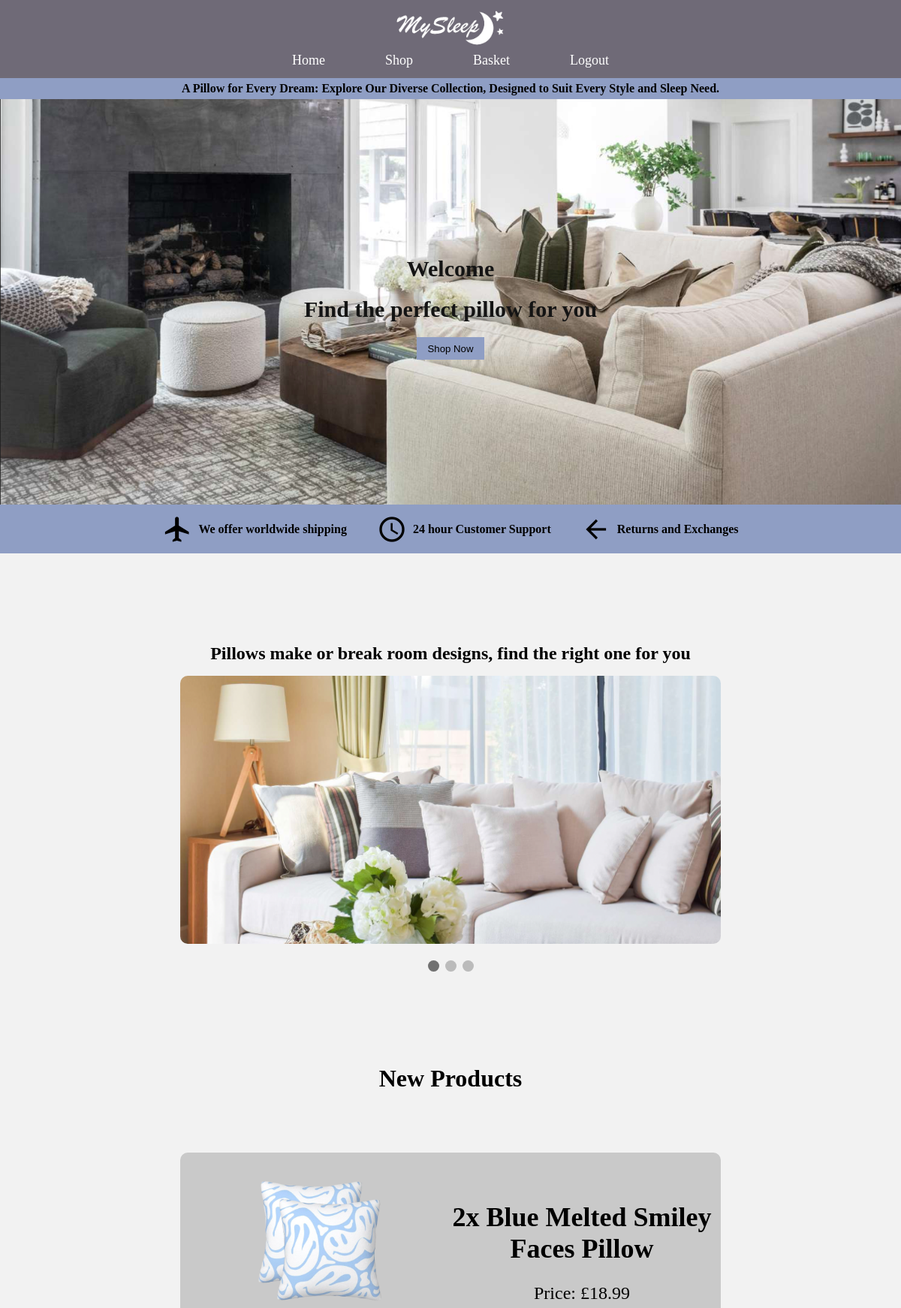
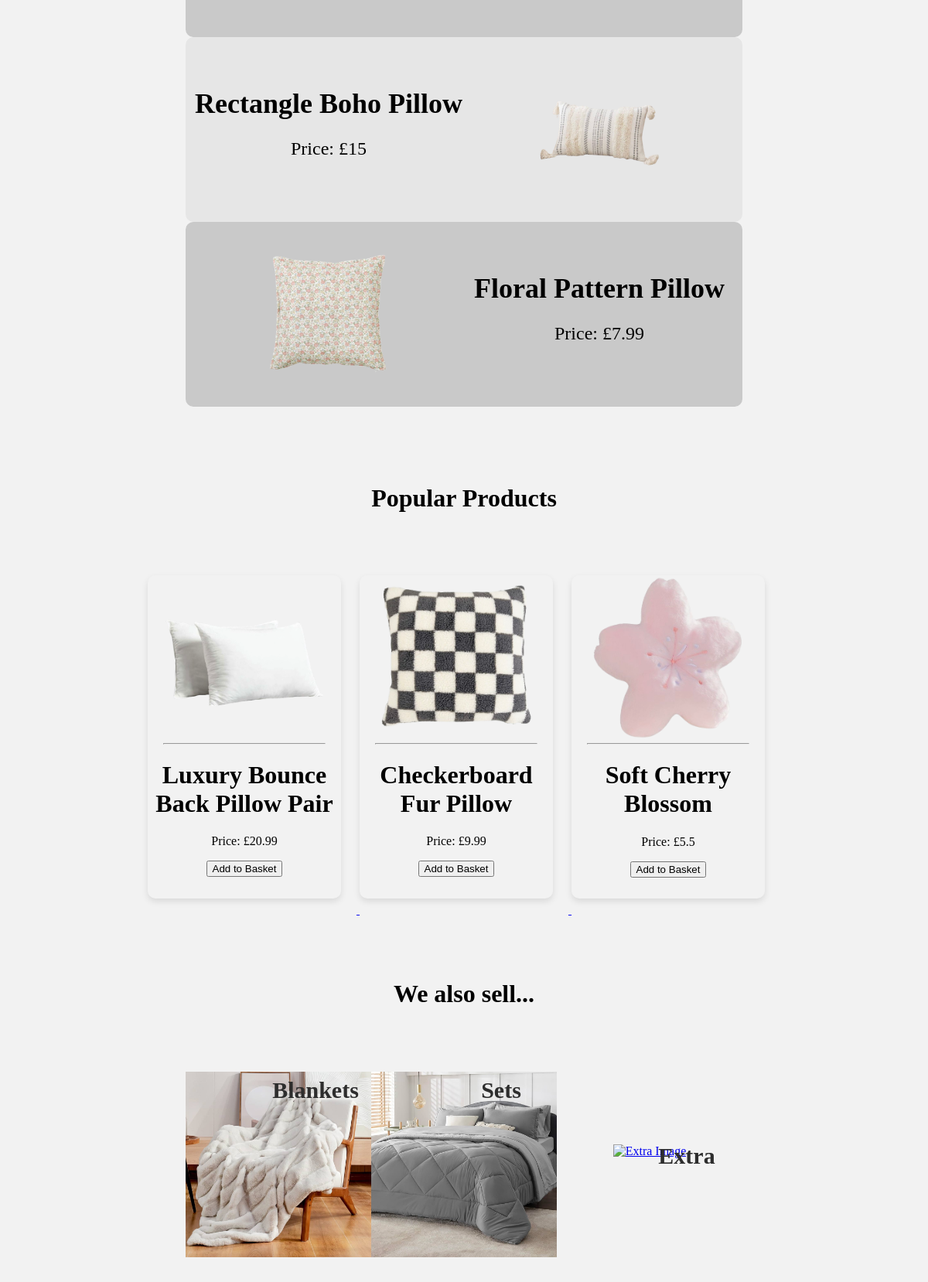
The page /home (upper part) on the database its author committed (2 pictures, top to bottom).
### website.py (models this page shows, shortened)
class Item(db.Model): #shows logical structure of database
    id = db.Column(db.Integer(), primary_key = True) #primary key - uniquely identifies each item in database table
    name = db.Column(db.String(length = 30), nullable = False, unique = True) #nullable - dont want it to be null/empty
    price = db.Column(db.Integer(), nullable = False)
    env_impact = db.Column(db.String(), nullable = False)
    description = db.Column(db.String(length = 1000), nullable = False, unique = True)
    image = db.Column(db.String(length = 1000), nullable = False)
    quantity = db.Column(db.Integer(), nullable = False)

### website.py (the view)
@app.route('/home', methods = ['GET', 'POST']) # get data | send data to server
def Home():
    user = db.session.query(User).filter_by(user_id = current_user.get_id()).first()
    form = AddBasket()
    new_arrivals = Item.query.filter(Item.id.in_([7, 8, 9])).all()  # Specific IDs for the homepage sections
    popular = Item.query.filter(Item.id.in_([10, 11, 12])).all()  # Specific IDs for the homepage sections
    if form.validate_on_submit():
        item_id = request.form.get('item_id')
        if item_id:
            return add_to_basket(item_id)  # Call the function to add to the basket
    return render_template('Home.html', new_arrivals = new_arrivals, popular = popular, form = form, user = user) # look for templates in the templates folder.

### website.py
class AddBasket(FlaskForm):
    submit = SubmitField('Add to Basket')

### templates/Home.html (shortened to what this page needs)
{% extends "bootstrap/base.html" %}
{% import "bootstrap/wtf.html" as wtf %}
    {% block head %}
    <head>
        <link rel="stylesheet" type="text/css" href="{{ url_for('static',filename='styles.css') }}">
    </head>
    {% endblock %}
    {% block content %}
    <body>
        <nav id="nav">
            <ul>
                <li><a class="navbar-brand" href="{{ url_for('Home') }}"><img id="logo" src="{{ url_for('static', filename='images/Logo.png') }}" alt="Logo"></a></li>
                <div class="nav-container">
                    <li class="nav-list"><a href="{{ url_for('Home') }}">Home</a></li>
                    <li class="nav-list"><a href="{{ url_for('All') }}">Shop</a></li>
                    <li class="nav-list"><a href="{{ url_for('cart') }}">Basket</a></li>
                    <li class="nav-list"><a href="{{ url_for('logout') }}">Logout</a></li>
                </div>
            </ul>
        </nav>
        <div class="title-head">
            <h4>A Pillow for Every Dream: Explore Our Diverse Collection, Designed to Suit Every Style and Sleep Need.</h4>
        </div>
        <div class="title-image">
            <img src="{{ url_for('static', filename='images/TitleImage.png') }}" alt="Title Image">
            <div class="title-img-text">
                <h1>Welcome {{user.username}}</h1>
                <h1>Find the perfect pillow for you</h1>
                <a href="{{ url_for('All') }}"><button class="title-img-button">Shop Now</button></a>
            </div>
        </div>
        <div class="title-foot">
            <div class="title-foot-container">
                <div class="title-foot-section">
                    <i class="material-icons">flight</i>
                    <h4>We offer worldwide shipping</h4>
                </div>
                <div class="title-foot-section">
                    <i class="material-icons">schedule</i>
                    <h4>24 hour Customer Support</h4>
                </div>
                <div class="title-foot-section">
                    <i class="material-icons">arrow_back</i>
                    <h4>Returns and Exchanges</h4>
                </div>
            </div>
        </div>
        <div class="slideshow">
            <div class="slideshow-container">
                <h1>Pillows make or break room designs, find the right one for you</h1>
                <div class="mySlides fade">
                    <img src="{{ url_for('static', filename='images/slider1.png') }}" alt="Slider Image 1">
                </div>
            </div>
            <br>
            <div class="slideshow-dots">
                <span class="dot"></span>
                <span class="dot"></span>
                <span class="dot"></span>
            </div>
        </div>
        <div class="new-products">
            <h1>New Products</h1>
            <div class="new-products-container">
                {% set item = new_arrivals[0] %}
                <div class="new-products-section">
                    <div>
                        <a href="{{ url_for('Product', item_id=item.id) }}" class="new-product-img">
                            <img src="{{ url_for('static', filename=item.image) }}" alt="{{ item.name }} Image">
                        </a>
                    </div>
                    <div>
                        <h1>{{ item.name }}</h1>
                        <p>Price: £{{ item.price }}</p>
                    </div>
                </div>
                {% set item = new_arrivals[1] %}
                <div class="new-products-section2">
                    <div>
                        <h1>{{ item.name }}</h1>
                        <p>Price: £{{ item.price }}</p>
                    </div>
                    <div>
                        <a href="{{ url_for('Product', item_id=item.id) }}" class="new-product-img">
                            <img src="{{ url_for('static', filename=item.image) }}" alt="{{ item.name }} Image">
                        </a>
                    </div>
                </div>
                {% set item = new_arrivals[2] %}
                <div class="new-products-section">
                    <div>
                        <a href="{{ url_for('Product', item_id=item.id) }}" class="new-product-img">
                            <img src="{{ url_for('static', filename=item.image) }}" alt="{{ item.name }} Image">
                        </a>
                    </div>
                    <div>
                        <h1>{{ item.name }}</h1>
                        <p>Price: £{{ item.price }}</p>
                    </div>
                </div>
            </div>
        </div>
        <div class="popular-products">
            <h1>Popular Products</h1>
            <div class="popular-products-container">
                {% set item = popular[0] %}
                <a href="{{ url_for('Product', item_id=item.id) }}">
                    <div class="popular-products-section">
                        <img src="{{ url_for('static', filename=item.image) }}" alt="{{ item.name }} Image">
                        <hr>
                        <h1>{{ item.name }}</h1>
                        <p>Price: £{{ item.price }}</p>
                        <td>
                            <form action="{{ url_for('add_to_basket', item_id=item.id) }}" method="POST">
                                {{ form.submit() }}
                            </form>
                        </td>
                    </div>
                </a>
                {% set item = popular[1] %}
                <a href="{{ url_for('Product', item_id=item.id) }}">
                    <div class="popular-products-section">
                        <img src="{{ url_for('static', filename=item.image) }}" alt="{{ item.name }} Image">
                        <hr>
                        <h1>{{ item.name }}</h1>
                        <p>Price: £{{ item.price }}</p>
                        <td>
                            <form action="{{ url_for('add_to_basket', item_id=item.id) }}" method="POST">
                                {{ form.submit() }}
                            </form>
                        </td>
                    </div>
                </a>
                {% set item = popular[2] %}
                <a href="{{ url_for('Product', item_id=item.id) }}">
                    <div class="popular-products-section">
                        <img src="{{ url_for('static', filename=item.image) }}" alt="{{ item.name }} Image">
                        <hr>
                        <h1>{{ item.name }}</h1>
                        <p>Price: £{{ item.price }}</p>
                        <td>
                            <form action="{{ url_for('add_to_basket', item_id=item.id) }}" method="POST">
                                {{ form.submit() }}
                            </form>
                        </td>
                    </div>
                </a>
            </div>
        </div>
        <div class="Alsosell">
            <h1>We also sell...</h1>
            <div class="Alsosell-container">
                <div class="Alsosell-section">
                    <a href="{{ url_for('All', category='Also') }}">
                        <img src="{{ url_for('static', filename='images/More-Blanket1.png') }}" alt="Blanket Image">
                        <div class="Alsosell-text">
                            <h2>Blankets</h2>
                        </div>
                    </a>
                </div>
                <div class="Alsosell-section2">
                    <a href="{{ url_for('All', category='Also') }}">
                        <img src="{{ url_for('static', filename='images/More-Set1.png') }}" alt="Set Image">
                        <div class="Alsosell-text">
                            <h2>Sets</h2>
                        </div>
                    </a>
                </div>
                <div class="Alsosell-section">
                    <a href="{{ url_for('All', category='Also') }}">
                        <img src="{{ url_for('static', filename='images/More-Extra1.png') }}" alt="Extra Image">
                        <div class="Alsosell-text">
                            <h2>Extra</h2>
                        </div>
                    </a>
                </div>
            </div>
        </div>
    </body>
    {% endblock %}

### static/styles.css (style rules this page uses)
body { background-color: rgb(242, 242, 242); margin: 0; padding: 0; }
#nav { position: fixed; top: 0; left: 0; right: 0; z-index: 1000; background-color: rgb(112, 107, 119, 0.8); color: #ffffff; display: flex; flex-direction: column; align-items: center; padding: 10px 0; }
#nav ul { list-style: none; padding: 0; margin: 0; width: 100%; display: flex; flex-direction: column; align-items: center; }
#logo { width: 150px; }
.nav-container { display: flex; gap: 20px; }
.nav-list { margin: 0 30px; }
.nav-list a { text-decoration: none; color: white; font-size: 18px; }
.title-head { background-color: rgb(143, 158, 196); text-align: center; padding: 5px 10%; }
.title-head h4 { margin: 0; }
.title-image { position: relative; width: 100%; }
.title-image img { width: 100%; display: block; }
.title-img-text { position: absolute; width: 50%; top: 35%; left: 25%; border-radius: 10px; text-align: center; color: rgb(20, 20, 20); }
.title-img-text h1 { font-size: 2.5vw; text-align: center; }
.title-img-button { padding: 1.2% 2.5%; border: none; background-color: rgb(143, 158, 196); font-size: 1.1vw; cursor: pointer; }
.title-foot { background-color: rgb(143, 158, 196); text-align: center; padding: 12px 10%; }
.title-foot-container { display: flex; justify-content: center; align-items: center; flex-wrap: wrap; }
.title-foot-section { display: flex; align-items: center; margin: -10px 20px; }
.title-foot-section i { font-size: 40px; margin-right: 8px; }
.slideshow { margin: 10% 20%; border-radius: 10px; }
.slideshow-container { position: relative; margin: auto; }
.slideshow-container h1 { text-align: center; font-size: 2vw; }
.mySlides img { width: 100%; border-radius: 10px; }
.fade { animation-name: fade; animation-duration: 1.5s; }
.slideshow-dots { text-align:center }
.dot { height: 15px; width: 15px; margin: 0 2px; background-color: #bbb; border-radius: 50%; display: inline-block; transition: background-color 5s solid; }
.active { background-color: #717171; }
.new-products { text-align: center; }
.new-products-container { margin-top: 80px; }
.new-products-section { background-color: rgb(201, 201, 201); padding: 30px 10px; margin: 0px 20%; height: 100%; display: flex; flex-wrap: wrap; text-align: center; border-radius: 10px; }
.new-products-section2 { background-color: rgb(230, 230, 230); padding: 30px 10px; margin: 0px 20%; height: 100%; display: flex; flex-wrap: wrap; text-align: center; border-radius: 10px;; }
.new-products-section div, .new-products-section2 div { display: inline-block; width: 50%; }
.new-products-section h1, .new-products-section2 h1 { font-size: 3vw; margin-top: 10%; }
.new-products-section p, .new-products-section2 p { font-size: 2vw; }
.new-product-img { text-decoration: none; color: inherit; }
.new-product-img img { width: 50%; transition: transform 0.3s ease; }
.popular-products { text-align: center; margin-top: 100px; }
.popular-products-container { text-align: center; margin: 0px 15%; padding: 60px 0; }
.popular-products-section { display: inline-block; width: 250px; height: 418px; border-radius: 10px; margin: 0px 20px 20px 0px; overflow: hidden; box-shadow: 0 4px 8px rgba(0, 0, 0, 0.1); transition: transform 0.3s ease; color: black; }
.popular-products-section img { width: 85%; }
.popular-products-section hr { margin: 0px 20px; }
.Alsosell { text-align: center; padding-bottom: 100px; }
.Alsosell-container { text-align: center; margin: 0px 200px; color: white; padding: 60px 0; }
.Alsosell-section { display: inline-block; width: 30%; height: 30%; margin: 0px; overflow: hidden; position: relative; min-width: 150px; min-height: 150px; }
.Alsosell-section2 { display: inline-block; width: 30%; height: 30%; margin: 0px -4px 0px -4px; overflow: hidden; position: relative; min-width: 150px; min-height: 150px; }
.Alsosell-section img, .Alsosell-section2 img { width: 100%; }
.Alsosell-text { position: absolute; top: 10%; left: 70%; transform: translate(-50%, -50%); text-align: center; color: #2d2d2d; font-size: 18px; }
.Alsosell-text h2 { font-size: 2.5vw; }

### rows shown on the page
Item: image (picture), name "2x Blue Melted Smiley Faces Pillow", price "18.99"
Item: name "Rectangle Boho Pillow", price "15", image (picture)
Item: image (picture), name "Floral Pattern Pillow", price "7.99"
Item: image (picture), name "Luxury Bounce Back Pillow Pair", price "20.99"
Item: image (picture), name "Checkerboard Fur Pillow", price "9.99"
Item: image (picture), name "Soft Cherry Blossom", price "5.5"
